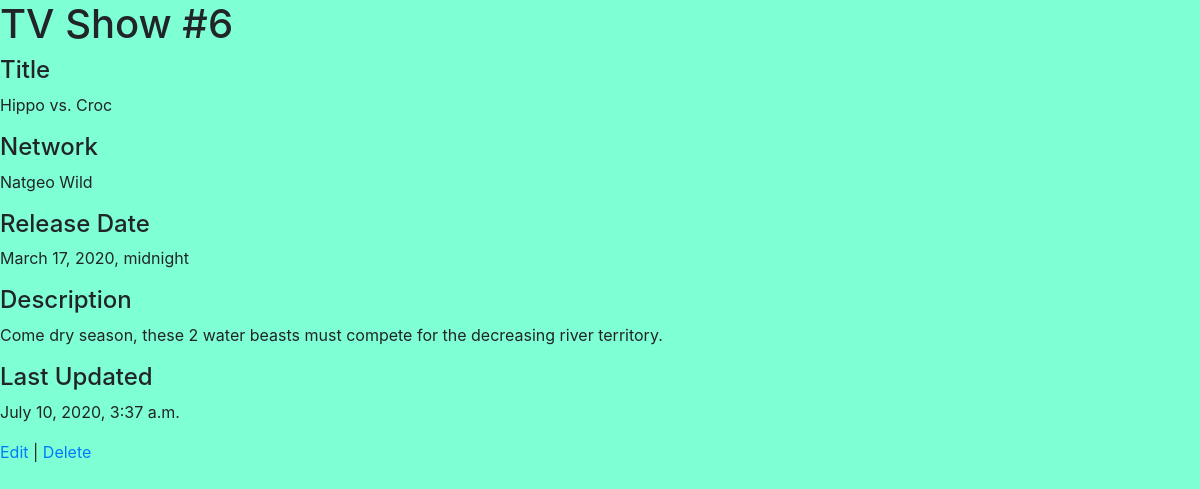
The page /shows/6 on the database its author committed.
### shows/models.py (models this page shows)
class Show(models.Model):
    title=models.CharField(max_length=255)
    network=models.CharField(max_length=45)
    release_date=models.DateTimeField()
    description=models.CharField(max_length=255)
    created_at=models.DateTimeField(auto_now_add=True)
    updated_at=models.DateTimeField(auto_now=True)
    objects = ShowManager()

### shows/views.py (the view)
# urls.py: path('shows/<int:show_id>', views.show),
def show(request, show_id):
    one_show = Show.objects.get(id=show_id)
    context = {
        'show': one_show
    }
    return render(request, 'show.html', context)

### shows/templates/show.html (shortened to what this page needs)
<!DOCTYPE html>
<html lang="en">
<head>
    <link href="https://stackpath.bootstrapcdn.com/bootstrap/4.5.0/css/bootstrap.min.css" rel="stylesheet">
    {% load static %}
    <link rel="stylesheet" href="{%static 'css/style.css' %}">
</head>
<body>
    <h1>TV Show #{{show.id}}</h1>
    <h4>Title</h4>
    <p>{{show.title }}</p>
    <h4>Network</h4>
    <p>{{ show.network }}</p>
    <h4>Release Date</h4>
    <p>{{ show.release_date }}</p>
    <h4>Description</h4>
    <p>{{ show.description }}</p>
    <h4>Last Updated</h4>
    <p>{{ show.updated_at }}</p>
    <a href="/shows/{{show.id}}/edit">Edit</a> | <a href="/shows/{{show.id}}/delete">Delete</a>
</body>
</html>

### shows/static/css/style.css (style rules this page uses)
body { background-color:aquamarine; }

### rows shown on the page
Show: id "6", title "Hippo vs. Croc", network "Natgeo Wild", release_date "March 17, 2020, midnight", description "Come dry season, these 2 water beasts must compete for the decreasing river territory.", updated_at "July 10, 2020, 3:37 a.m."
